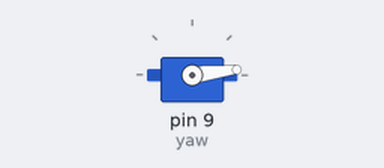
The sketch below on a simulated Arduino Uno, built with avr-gcc and run on an emulated ATmega328P. Parts: servo. What the sketch prints to the serial monitor is not drawn.

Above: at 0.05 s.
At 0.45 s:
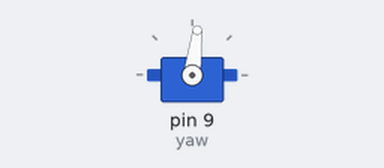
At 0.9 s:
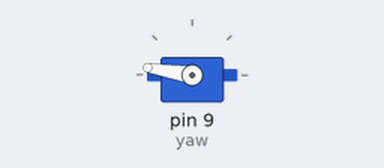
At 1.75 s:
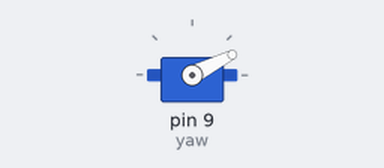
Timing chart, 0 to 4.3 s (numbered marks = the images above):
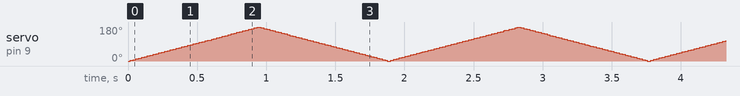

The sketch:

servo.ino
```cpp
#include <Servo.h>
Servo yaw;
int p_potentiometer = 0;
int potentiometer = 0;
int degree_delay = 5;
int sweep_delay = 100;

void setup() {
  Serial.begin(9600);
  yaw.attach(9);
}

void loop() {
    for (int deg = 0; deg < 180; deg += 1) {
      yaw.write(deg);
      delay(degree_delay);
      Serial.println(yaw.read());
    }
    for (int deg = 179; deg >= 0; deg -= 1) {
      yaw.write(deg);
      delay(degree_delay);
      Serial.println(yaw.read());
    }
}
```
